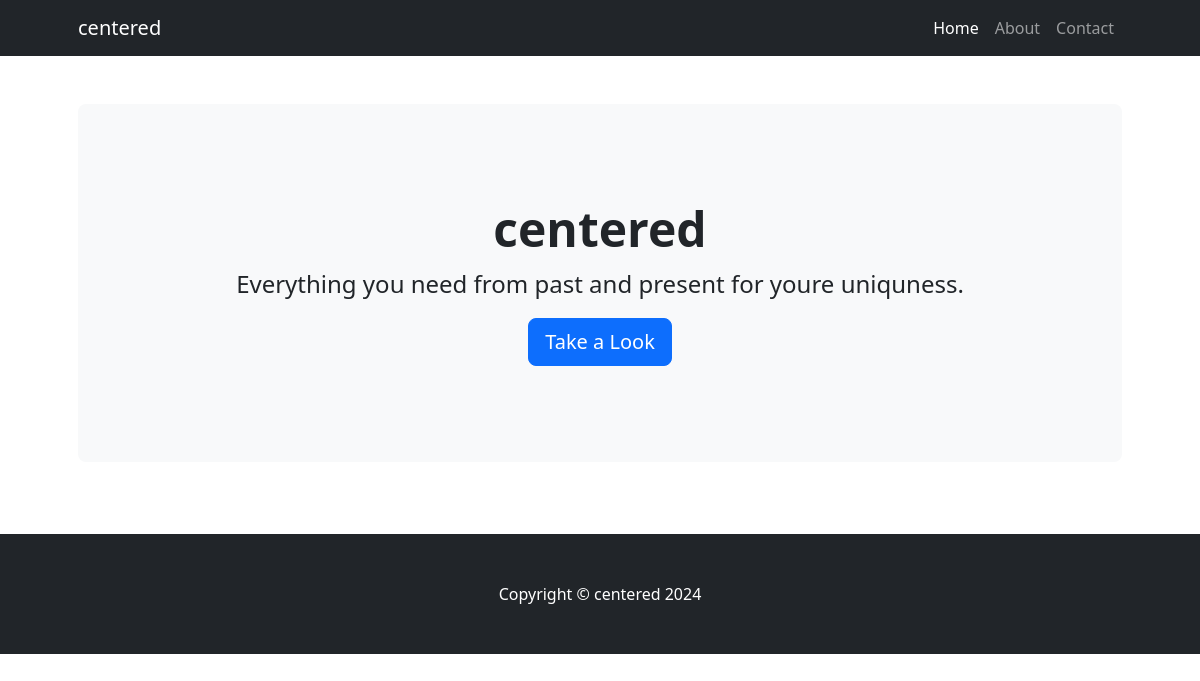
The app's page /, older data.
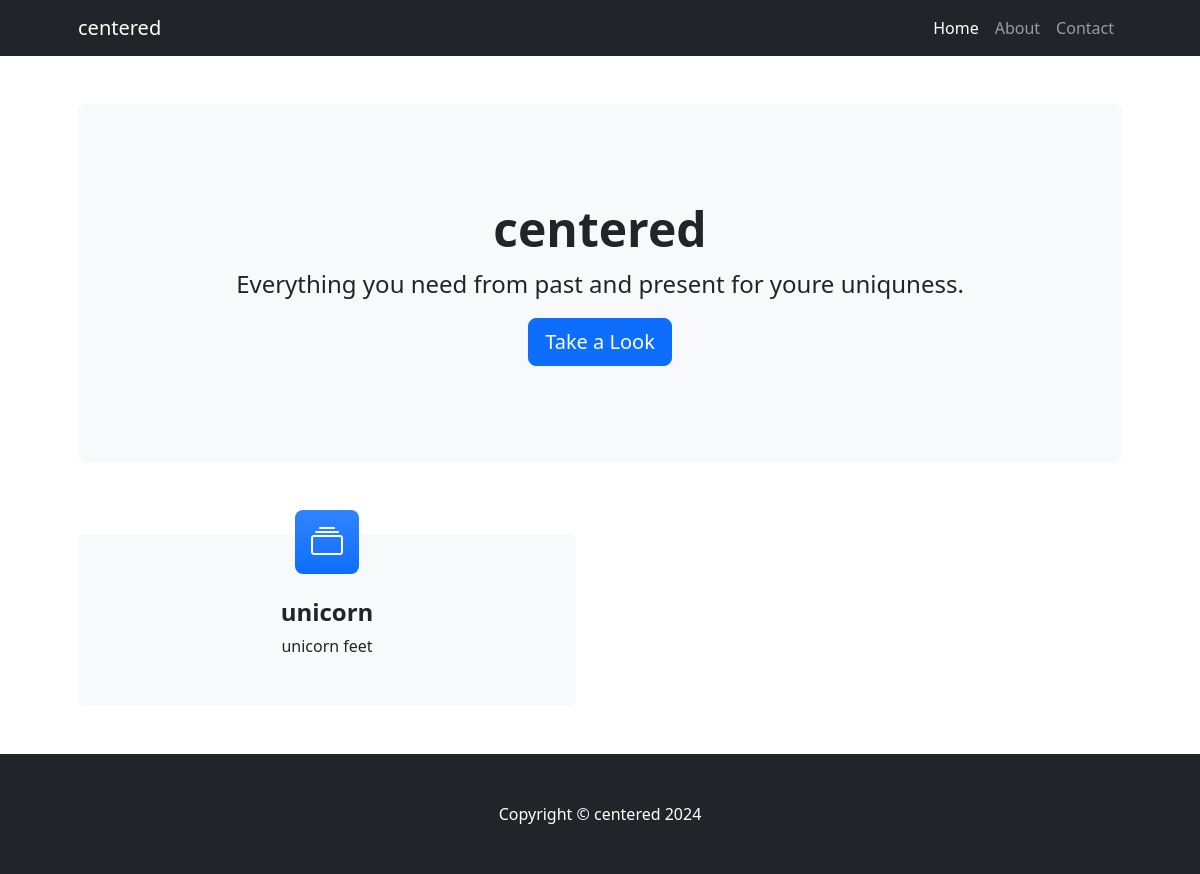
The same page, newer data.
### store/models.py (models this page shows, shortened)
class Product(models.Model):
    name = models.CharField(max_length=50)
    description = models.CharField(max_length=50, default ="", blank=True, null=True )
    image = models.ImageField(upload_to="uploads/product/")
    price = models.DecimalField(default=0, decimal_places=2, max_digits=5)
    category = models.ForeignKey(Category, on_delete=models.CASCADE, default=1)

### store/views.py (the view)
# urls.py: 2. Add a URL to urlpatterns:  path('', views.home, name='home')
def home(request):
    products = Product.objects.all()
    return render(request, 'home.html', {'products': products})

### store/templates/home.html (shortened to what this page needs)
{% load static %}
<!DOCTYPE html>
<html lang="en">
    <head>
        <link href="https://cdn.jsdelivr.net/npm/bootstrap-icons@1.4.1/font/bootstrap-icons.css" rel="stylesheet" />
        <link href="{% static 'css/styles.css'%}" rel="stylesheet" />
    </head>
    <body>
        <nav class="navbar navbar-expand-lg navbar-dark bg-dark">
            <div class="container px-lg-5">
                <a class="navbar-brand" href="#!">centered
                </a>
                <div class="collapse navbar-collapse" id="navbarSupportedContent">
                    <ul class="navbar-nav ms-auto mb-2 mb-lg-0">
                        <li class="nav-item"><a class="nav-link active" aria-current="page" href="#!">Home</a></li>
                        <li class="nav-item"><a class="nav-link" href="#!">About</a></li>
                        <li class="nav-item"><a class="nav-link" href="#!">Contact</a></li>
                    </ul>
                </div>
            </div>
        </nav>
        <header class="py-5">
            <div class="container px-lg-5">
                <div class="p-4 p-lg-5 bg-light rounded-3 text-center">
                    <div class="m-4 m-lg-5">
                        <h1 class="display-5 fw-bold">centered</h1>
                        <p class="fs-4">Everything you need from past and present for youre uniquness.</p>
                        <a class="btn btn-primary btn-lg" href="#!">Take a Look</a>
                    </div>
                </div>
            </div>
        </header>
        <section class="pt-4">
            <div class="container px-lg-5">
                <div class="row gx-lg-5">
                    {%for product in products %}
                    <div class="col-lg-6 col-xxl-4 mb-5">
                        <div class="card bg-light border-0 h-100">
                            <div class="card-body text-center p-4 p-lg-5 pt-0 pt-lg-0">
                                <div class="feature bg-primary bg-gradient text-white rounded-3 mb-4 mt-n4"><i class="bi bi-collection"></i></div>
                                <h2 class="fs-4 fw-bold">{{product.name}}</h2>
                                <p class="mb-0">{{product.description}}</p>
                            </div>
                        </div>
                    </div>
                    {% endfor %}
                </div>
            </div>
        </section>
        <footer class="py-5 bg-dark">
            <div class="container"><p class="m-0 text-center text-white">Copyright &copy; centered 2024</p></div>
        </footer>
    </body>
</html>

Row changes from the older to the newer data that the page shows:
added Product: name "unicorn", description "unicorn feet"
